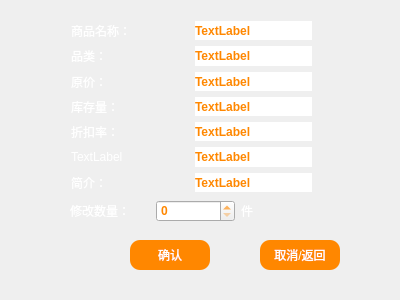
<?xml version="1.0" encoding="UTF-8"?>
<ui version="4.0">
 <class>modifyQuantityDialog</class>
 <widget class="QDialog" name="modifyQuantityDialog">
  <property name="geometry">
   <rect>
    <x>0</x>
    <y>0</y>
    <width>400</width>
    <height>300</height>
   </rect>
  </property>
  <property name="windowTitle">
   <string>Dialog</string>
  </property>
  <property name="styleSheet">
   <string notr="true">#modifyQuantityDialog{
border-image:url(:/icon/icon/timg.jpg);
}
#modifyQuantityDialog *{
border-image:url();
}</string>
  </property>
  <widget class="QWidget" name="layoutWidget">
   <property name="geometry">
    <rect>
     <x>70</x>
     <y>200</y>
     <width>251</width>
     <height>22</height>
    </rect>
   </property>
   <layout class="QHBoxLayout" name="horizontalLayout_7">
    <item>
     <widget class="QLabel" name="label_13">
      <property name="styleSheet">
       <string notr="true">color:white;</string>
      </property>
      <property name="text">
       <string>修改数量：</string>
      </property>
     </widget>
    </item>
    <item>
     <widget class="QSpinBox" name="quantitySpinBox">
      <property name="font">
       <font>
        <weight>75</weight>
        <bold>true</bold>
       </font>
      </property>
      <property name="styleSheet">
       <string notr="true">color: rgb(255, 135, 0);</string>
      </property>
      <property name="maximum">
       <number>10000</number>
      </property>
     </widget>
    </item>
    <item>
     <widget class="QLabel" name="label_14">
      <property name="styleSheet">
       <string notr="true">color:white;</string>
      </property>
      <property name="text">
       <string>件</string>
      </property>
     </widget>
    </item>
   </layout>
  </widget>
  <widget class="QPushButton" name="modifyConfirmButton">
   <property name="geometry">
    <rect>
     <x>130</x>
     <y>240</y>
     <width>80</width>
     <height>30</height>
    </rect>
   </property>
   <property name="styleSheet">
    <string notr="true">color: white;
background-color: rgb(255, 135, 0);
border-style: outset;
padding: 6px;
border-radius: 10px;</string>
   </property>
   <property name="text">
    <string>确认</string>
   </property>
  </widget>
  <widget class="QPushButton" name="returnButton">
   <property name="geometry">
    <rect>
     <x>260</x>
     <y>240</y>
     <width>80</width>
     <height>30</height>
    </rect>
   </property>
   <property name="styleSheet">
    <string notr="true">color: white;
background-color: rgb(255, 135, 0);
border-style: outset;
padding: 6px;
border-radius: 10px;</string>
   </property>
   <property name="text">
    <string>取消/返回</string>
   </property>
  </widget>
  <widget class="QWidget" name="layoutWidget_2">
   <property name="geometry">
    <rect>
     <x>71</x>
     <y>21</y>
     <width>241</width>
     <height>171</height>
    </rect>
   </property>
   <layout class="QGridLayout" name="gridLayout">
    <item row="0" column="0">
     <layout class="QHBoxLayout" name="horizontalLayout">
      <item>
       <widget class="QLabel" name="label">
        <property name="styleSheet">
         <string notr="true">color:white;</string>
        </property>
        <property name="text">
         <string>商品名称：</string>
        </property>
       </widget>
      </item>
      <item>
       <widget class="QLabel" name="nameLabel">
        <property name="font">
         <font>
          <weight>75</weight>
          <bold>true</bold>
         </font>
        </property>
        <property name="styleSheet">
         <string notr="true">color: rgb(255, 135, 0);
background:white;</string>
        </property>
        <property name="text">
         <string>TextLabel</string>
        </property>
       </widget>
      </item>
     </layout>
    </item>
    <item row="1" column="0">
     <layout class="QHBoxLayout" name="horizontalLayout_2">
      <item>
       <widget class="QLabel" name="label_3">
        <property name="styleSheet">
         <string notr="true">color:white;</string>
        </property>
        <property name="text">
         <string>品类：</string>
        </property>
       </widget>
      </item>
      <item>
       <widget class="QLabel" name="typeLabel">
        <property name="font">
         <font>
          <weight>75</weight>
          <bold>true</bold>
         </font>
        </property>
        <property name="styleSheet">
         <string notr="true">color: rgb(255, 135, 0);
background:white;</string>
        </property>
        <property name="text">
         <string>TextLabel</string>
        </property>
       </widget>
      </item>
     </layout>
    </item>
    <item row="2" column="0">
     <layout class="QHBoxLayout" name="horizontalLayout_3">
      <item>
       <widget class="QLabel" name="label_5">
        <property name="styleSheet">
         <string notr="true">color:white;</string>
        </property>
        <property name="text">
         <string>原价：</string>
        </property>
       </widget>
      </item>
      <item>
       <widget class="QLabel" name="oriPriceLabel">
        <property name="font">
         <font>
          <weight>75</weight>
          <bold>true</bold>
         </font>
        </property>
        <property name="styleSheet">
         <string notr="true">color: rgb(255, 135, 0);
background:white;</string>
        </property>
        <property name="text">
         <string>TextLabel</string>
        </property>
       </widget>
      </item>
     </layout>
    </item>
    <item row="3" column="0">
     <layout class="QHBoxLayout" name="horizontalLayout_4">
      <item>
       <widget class="QLabel" name="label_7">
        <property name="styleSheet">
         <string notr="true">color:white;</string>
        </property>
        <property name="text">
         <string>库存量：</string>
        </property>
       </widget>
      </item>
      <item>
       <widget class="QLabel" name="inventoryLabel">
        <property name="font">
         <font>
          <weight>75</weight>
          <bold>true</bold>
         </font>
        </property>
        <property name="styleSheet">
         <string notr="true">color: rgb(255, 135, 0);
background:white;</string>
        </property>
        <property name="text">
         <string>TextLabel</string>
        </property>
       </widget>
      </item>
     </layout>
    </item>
    <item row="4" column="0">
     <layout class="QHBoxLayout" name="horizontalLayout_5">
      <item>
       <widget class="QLabel" name="label_9">
        <property name="styleSheet">
         <string notr="true">color:white;</string>
        </property>
        <property name="text">
         <string>折扣率：</string>
        </property>
       </widget>
      </item>
      <item>
       <widget class="QLabel" name="rateLabel">
        <property name="font">
         <font>
          <weight>75</weight>
          <bold>true</bold>
         </font>
        </property>
        <property name="styleSheet">
         <string notr="true">color: rgb(255, 135, 0);
background:white;</string>
        </property>
        <property name="text">
         <string>TextLabel</string>
        </property>
       </widget>
      </item>
     </layout>
    </item>
    <item row="5" column="0">
     <layout class="QHBoxLayout" name="horizontalLayout_8">
      <item>
       <widget class="QLabel" name="otherLabel">
        <property name="styleSheet">
         <string notr="true">color:white;</string>
        </property>
        <property name="text">
         <string>TextLabel</string>
        </property>
       </widget>
      </item>
      <item>
       <widget class="QLabel" name="otherValueLabel">
        <property name="font">
         <font>
          <weight>75</weight>
          <bold>true</bold>
         </font>
        </property>
        <property name="styleSheet">
         <string notr="true">color: rgb(255, 135, 0);
background:white;</string>
        </property>
        <property name="text">
         <string>TextLabel</string>
        </property>
       </widget>
      </item>
     </layout>
    </item>
    <item row="6" column="0">
     <layout class="QHBoxLayout" name="horizontalLayout_6">
      <item>
       <widget class="QLabel" name="label_11">
        <property name="styleSheet">
         <string notr="true">color:white;</string>
        </property>
        <property name="text">
         <string>简介：</string>
        </property>
       </widget>
      </item>
      <item>
       <widget class="QLabel" name="descriptionLabel">
        <property name="font">
         <font>
          <weight>75</weight>
          <bold>true</bold>
         </font>
        </property>
        <property name="styleSheet">
         <string notr="true">color: rgb(255, 135, 0);
background:white;</string>
        </property>
        <property name="text">
         <string>TextLabel</string>
        </property>
       </widget>
      </item>
     </layout>
    </item>
   </layout>
  </widget>
 </widget>
 <resources/>
 <connections/>
</ui>
